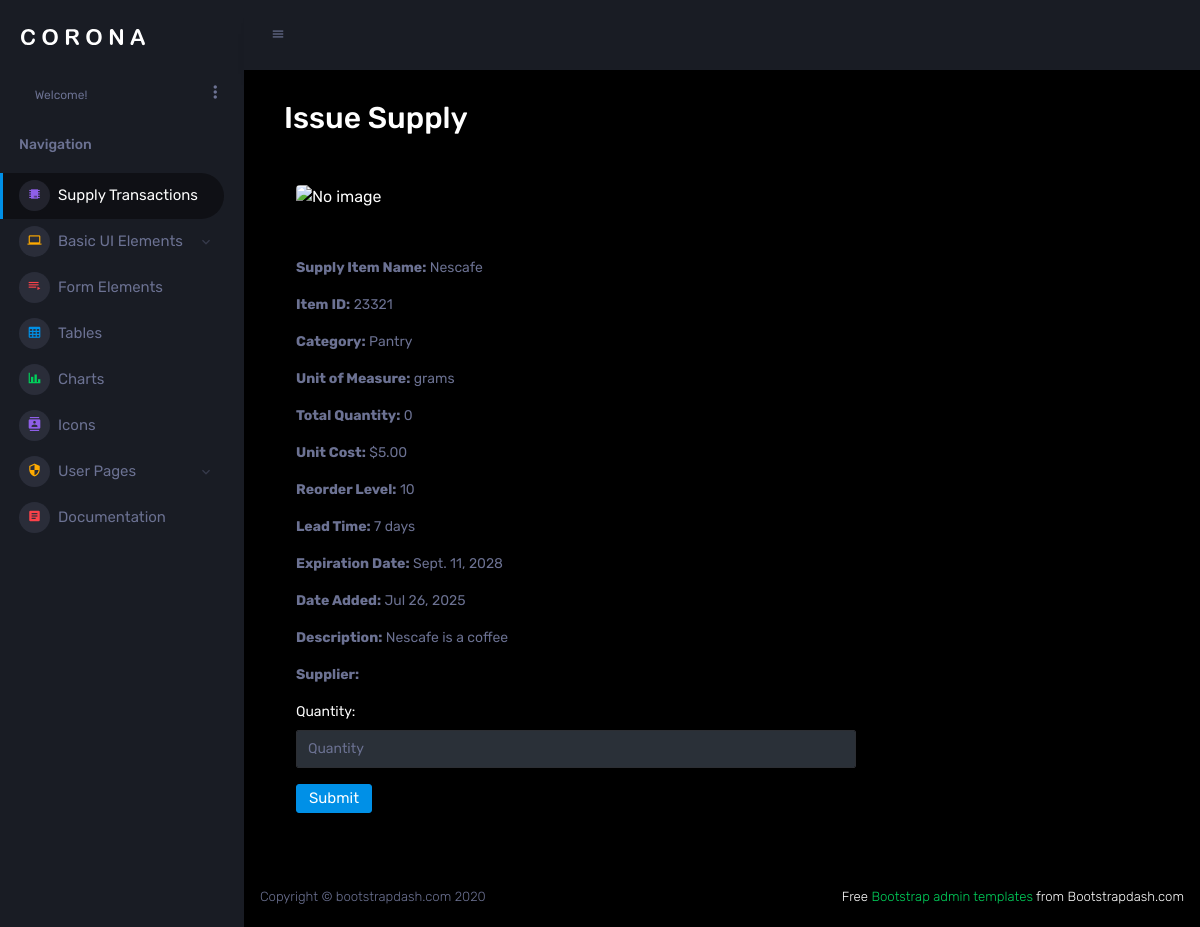
The page /supplyitem/1/transaction/deliver/ (signed in) on the database as committed earlier.
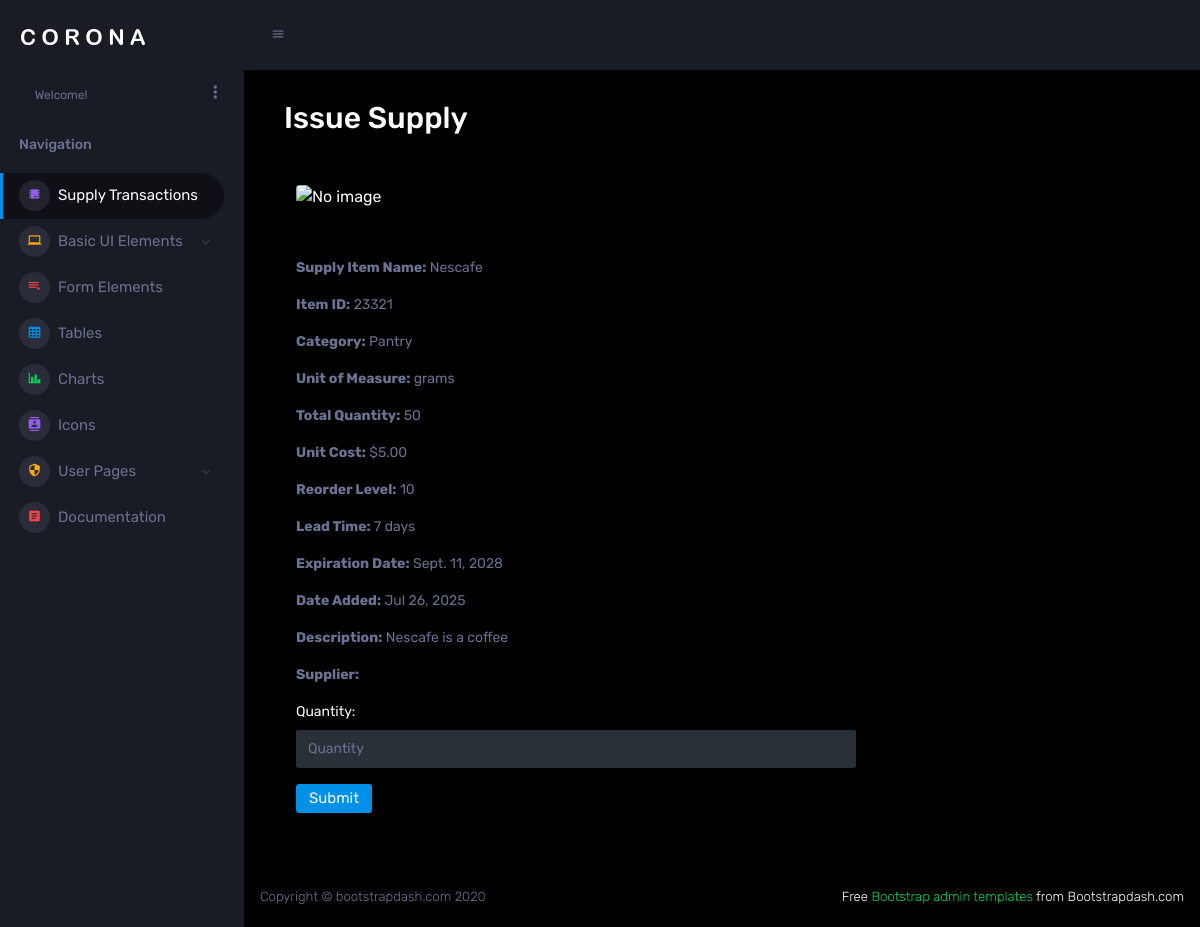
The same page on the database as committed later.
### supply/models.py (models this page shows, shortened)
class SupplyItem(models.Model):
    STATUS_CHOICES = [
        ('active', 'Active'),
        ('inactive', 'Inactive'),
        ('discontinued', 'Discontinued'),
    ]
    item_id = models.CharField(max_length=100, unique=True)  # SKU or barcode
    name = models.CharField(max_length=255)
    quantity = models.PositiveIntegerField(default=0)
    description = models.TextField(blank=True, null=True)
    category = models.CharField(max_length=100)
    unit_of_measure = models.CharField(max_length=50)
    reorder_level = models.PositiveIntegerField(default=10)
    unit_cost = models.DecimalField(max_digits=10, decimal_places=2)
    status = models.CharField(max_length=20, choices=STATUS_CHOICES, default='active')
    supply_image = models.ImageField(upload_to='supply_images/', blank=True, null=True)
    lead_time_days = models.PositiveIntegerField(default=7)
    expiration_date = models.DateField(blank=True, null=True)
    date_added = models.DateTimeField(auto_now_add=True)
    last_updated = models.DateTimeField(auto_now=True)
    created_at = models.DateTimeField(auto_now_add=True)
    updated_at = models.DateTimeField(auto_now=True)
    class Meta:
        ordering = ['name']
        verbose_name = 'Supply Item'
        verbose_name_plural = 'Supply Items'

### supply/views.py (the view)
# urls.py: path('supplyitem/<int:pk>/transaction/deliver/', views.supplyitem_transaction_deliver, name='supplyitem_transaction_deliver'),
@permission_required('supply.add_supplyitemtransaction', raise_exception=True)
def supplyitem_transaction_deliver(request, pk):
    supply_item = get_object_or_404(SupplyItem, pk=pk)
    if request.method == 'POST':
        form = SupplyItemTransactionForm(request.POST)
        if form.is_valid():
            transaction = form.save(commit=False)
            transaction.supply_item = supply_item
            transaction.transaction_type = 'issue'
            transaction.transaction_date = datetime.now()
            transaction.initiated_by = request.user  # uses `related_name='initiated_transactions'`
            transaction.save()
            return redirect('supplyitem_detail', pk=supply_item.pk)
    else:
        form = SupplyItemTransactionForm()
    return render(request, 'supply/supplyitem_transaction.html', {
        'form': form,
        'supply_item': supply_item
    })

### supply/forms.py
class SupplyItemTransactionForm(forms.ModelForm):
    class Meta:
        model = SupplyItemTransaction
        fields = [
            'quantity',
        ]
        widgets = {
            'quantity': forms.NumberInput(attrs={'class': 'form-control', 'placeholder': 'Quantity'}),
        }

### assets/templates/supply/supplyitem_transaction.html (shortened to what this page needs)
{% extends "base/base.html" %}
{% load static %}
{% block content %}
<div class="container">
    <h2 class="text-start mb-5">Issue Supply </h2>
    <form method="post">
        <div class="col-md-8  text-start">
            {% if supply_item.supply_image %}
                <img src="{{ supply_item.supply_image.url }}" alt="{{ supply_item.name }}" class="img-fluid rounded" style="max-height: 200px;">
            {% else %}
                <img src="{% static 'images/default-supply.png' %}" alt="No image" class="img-fluid rounded" style="max-height: 200px;">
            {% endif %}
            <p class="text-muted mt-5 mb-3"><strong>Supply Item Name:</strong> {{ supply_item.name }}</p>
            <p class="text-muted mb-3"><strong>Item ID:</strong> {{ supply_item.item_id }}</p>
            <p class="text-muted mb-3"><strong>Category:</strong> {{ supply_item.category }}</p>
            <p class="text-muted mb-3"><strong>Unit of Measure:</strong> {{ supply_item.unit_of_measure }}</p>
            <p class="text-muted mb-3"><strong>Total Quantity:</strong> {{ supply_item.quantity }}</p>
            <p class="text-muted mb-3"><strong>Unit Cost:</strong> ${{ supply_item.unit_cost }}</p>
            <p class="text-muted mb-3"><strong>Reorder Level:</strong> {{ supply_item.reorder_level }}</p>
            <p class="text-muted mb-3"><strong>Lead Time:</strong> {{ supply_item.lead_time_days }} days</p>
            {% if supply_item.expiration_date %}
                <p class="text-muted mb-3"><strong>Expiration Date:</strong> {{ supply_item.expiration_date }}</p>
            {% endif %}
            <p class="text-muted mb-3"><strong>Date Added:</strong> {{ supply_item.date_added|date:"M d, Y" }}</p>
            <p class="text-muted mb-3">
                <strong>Description:</strong> {{ supply_item.description|default:"No description available." }}
            </p>
            <p class="text-muted mb-3">
                <strong>Supplier:</strong> {{ supply_item.supplier }}
            </p>
            {{ form.as_p }}
            <button type="submit" class="btn btn-primary">Submit</button>
        </div>
    </form>
</div>
{% endblock %}

Rows that differ between the two databases and show on the page:
changed SupplyItem "Nescafe": quantity "0" → "50"
